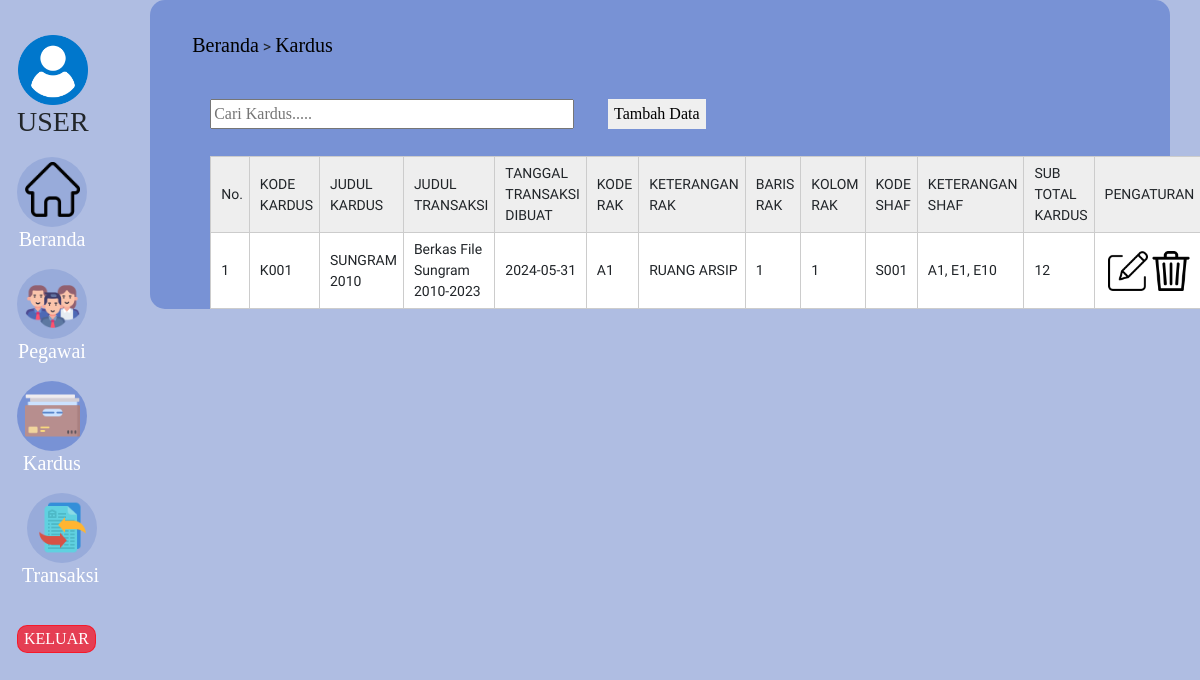
/db_arsip/kardus.php, run on the app's committed database.
### tables this page shows
CREATE TABLE `tbl_kardus` (
  `id_kardus` int(11) NOT NULL,
  `kd_kardus` varchar(50) NOT NULL,
  `judul_kardus` varchar(100) NOT NULL,
  `id_transaksi` int(11) NOT NULL,
  `id_rak` int(11) NOT NULL,
  `id_shaf` int(11) NOT NULL,
  `sub_total_kardus` int(11) NOT NULL
);

CREATE TABLE `tbl_transaksi` (
  `id_transaksi` int(11) NOT NULL,
  `kd_transaksi` varchar(50) NOT NULL,
  `judul_transaksi` varchar(200) NOT NULL,
  `tgl_diterima` date NOT NULL,
  `id_penerima` int(11) NOT NULL,
  `id_pengirim` int(11) NOT NULL,
  `jumlah_kardus` int(50) NOT NULL
);

CREATE TABLE `tbl_rak` (
  `id_rak` int(11) NOT NULL,
  `kd_rak` varchar(50) NOT NULL,
  `keterangan` varchar(100) NOT NULL,
  `baris_ke` varchar(5) NOT NULL,
  `kolom_ke` varchar(5) NOT NULL,
  `id_shaf` int(11) NOT NULL
);

CREATE TABLE `tbl_shaf` (
  `id_shaf` int(11) NOT NULL,
  `kd_shaf` varchar(10) NOT NULL,
  `kt_shaf` varchar(50) NOT NULL,
  `jumlah_baris` varchar(2) NOT NULL,
  `jumlah_kolom` varchar(2) NOT NULL
);

### db_arsip/kardus.php (the view, shortened to what this page needs)
<!DOCTYPE html>
<html>
  <head>
    <link rel="stylesheet" href="login2.css" media="screen" title="no title">
    <link href='https://unpkg.com/boxicons@2.1.4/css/boxicons.min.css' rel='stylesheet'>
    <link href="https://cdn.jsdelivr.net/npm/bootstrap@5.3.3/dist/css/bootstrap.min.css" rel="stylesheet">
    <link href="https://cdn.jsdelivr.net/npm/bootstrap@5.3.3/dist/css/bootstrap.min.css" rel="stylesheet">
    <link rel="stylesheet" href="./styles/kardus.css"/>
  </head>
  <body>
    <div class="kardus">
      <div class="kardus-sidebar" style="justify-content: center; text-align: center">
        <ul>
          <li>
            <img src="./assets/user2.png" width="70" height="70"/>
            <h3 style="font-family: DM Serif Display;">USER</h3>
          </li>
          <li>
            <a href="beranda.php">
              <div class="tombol-lingkaran" style="justify-content: center; text-align: center">
                <img style="margin-top: 5px;" src="./assets/home1.png" width="55" height="55"/>
              </div>
              <h3 style="font-weight: 400; font-size: 20px;">Beranda</h3>
            </a>
          </li>
          <li>
            <a href="pegawai.php">
              <div class="tombol-lingkaran" style="justify-content: center;">
                <img style="margin-top: 10px;" src="./assets/division1.png" width="55" height="55"/>
              </div>
              <h3 style="font-weight: 400; font-size: 20px;">Pegawai</h3>
            </a>
          </li>
          <li>
            <a href="kardus.php">
              <div class="tombol-lingkaran-klik" style="justify-content: center;">
                <img style="margin-top: 7.5px;" src="./assets/files.png" width="55" height="55"/>
              </div>
              <h3 style="font-weight: 400; font-size: 20px;">Kardus</h3>
            </a>
          </li>
          <li>
            <a href="transaksi.php">
              <div class="tombol-lingkaran" style="justify-content: center; text-align: center; margin-left: 10px">
                <img style="margin-top: 7.5px;" src="./assets/transaction1.png" width="55" height="55"/>
              </div>
              <h3 style="font-weight: 400; font-size: 20px; margin-left: 5px">Transaksi</h3>
            </a>
          </li>
          <li>
            <a href="index.php">
            <button style="background: rgba(252, 9, 24, 0.7); border: 1px solid rgba(252, 9, 24, 0.7); border-radius: 10px; color: white; margin-top: 20px;" type="submit" name="logout" class="btn-logout">KELUAR</button>
            </a>
          </li>
        </ul>
      </div>
      <div class="kotak-kardus">
        <div class="tulisan">
          <ul>
            <li>
              <p><a href="beranda.php">Beranda</a></p>
            </li>
            <li>
              <p>></p>
            </li>
            <li>
              <p><a href="kardus.php">Kardus</a></p>
            </li>
          </ul>
        </div>
        <div class="cari">
          <input style="height: 30px; width: 40%; margin: -40px 0px;" type="text" id="filter" placeholder="Cari Kardus....."></input>
          <a href="form-kardus.php">
            <button type="submit" style="text-decoration: none; color: black; margin: -50px 30px; height: 30px; border: none;">Tambah Data</button>
          </a>
        </div>
            <?php
                require_once('koneksi.php');
            ?>
                <table border="1">
                    <tr>
                    <td>No.</td>
                    <td>KODE KARDUS</td>
                    <td>JUDUL KARDUS</td>
                    <td>JUDUL TRANSAKSI</td>
                    <td>TANGGAL TRANSAKSI DIBUAT</td>
                    <td>KODE RAK</td>
                    <td>KETERANGAN RAK</td>
                    <td>BARIS RAK</td>
                    <td>KOLOM RAK</td>
                    <td>KODE SHAF</td>
                    <td>KETERANGAN SHAF</td>
                    <td>SUB TOTAL KARDUS</td>
                    <td>PENGATURAN</td>
                    </tr>
                    <?php
                    $query = mysqli_query($conn, "SELECT k.id_kardus, k.kd_kardus, k.judul_kardus, t.judul_transaksi, t.tgl_diterima, r.kd_rak, r.keterangan, r.baris_ke, r.kolom_ke, s.kd_shaf, s.kt_shaf, k.sub_total_kardus FROM tbl_kardus k
                    INNER JOIN tbl_transaksi t ON k.id_transaksi = t.id_transaksi
                    INNER JOIN tbl_rak r ON k.id_rak = r.id_rak
                    INNER JOIN tbl_shaf s ON r.id_shaf = s.id_shaf");
                    $no = 1;
                    foreach ($query as $row) :
                    ?>
                    <tr>
                    <td><?= $no++;['id_kardus'] ?></td>
                    <td><?= $row['kd_kardus']; ?></td>
                    <td><?= $row['judul_kardus']; ?></td>
                    <td><?= $row['judul_transaksi']; ?></td>
                    <td><?= $row['tgl_diterima']; ?></td>
                    <td><?= $row['kd_rak']; ?></td>
                    <td><?= $row['keterangan']; ?></td>
                    <td><?= $row['baris_ke']; ?></td>
                    <td><?= $row['kolom_ke']; ?></td>
                    <td><?= $row['kd_shaf']; ?></td>
                    <td><?= $row['kt_shaf']; ?></td>
                    <td><?= $row['sub_total_kardus']; ?></td>
                    <td align="center"><a href="edit-kardus.php?id_kardus=<?php echo $row['id_kardus']; ?>"><img src="./assets/edit1.png" style="width: 40px;" onclick="return confirm('Yakin Ingin Mengedit Data?')"></a>
                        <a href="delete-kardus.php?id_kardus=<?php echo $row['id_kardus']; ?>"><img src="./assets/trash.png" style="width: 40px;" onclick="return confirm('Yakin Ingin Menghapus Data?')"></a></td>
                    </tr>
                    <?php endforeach; ?>
      </div>
    </div>
  </body>
</html>

### db_arsip/styles/login2.css (style rules this page uses)
body { margin: 0; padding: 0; background-color: rgba(142, 162, 215, 0.7); background-size: cover; background-position: center; background-repeat: no-repeat; background-attachment: fixed; font-family: 'Inria Sans'; }

### db_arsip/styles/kardus.css (style rules this page uses)
body { margin: 0; padding: 0; background-color: rgba(142, 162, 215, 0.7); background-size: cover; background-position: center; background-repeat: no-repeat; background-attachment: fixed; font-family: 'Inria Sans'; }
.kardus-sidebar { width: 10%; height: 100%; padding: 30px; position: fixed; box-sizing: border-box; -webkit-transition: all 0.3s; -o-transition: all 0.3s; transition: all 0.3s; }
.tombol-lingkaran { background-color: rgba(152, 171, 218, 255); border-radius: 50%; justify-content: center; width: 70px; height: 70px; }
.tombol-lingkaran-klik { background-color: rgba(98, 128, 209, 0.7); border-radius: 50%; justify-content: center; align-items: center; width: 70px; height: 70px; }
.kardus-sidebar ul li { list-style: none; display: inline-block; padding: 5px; margin-left: -50px; }
.kardus-sidebar ul li a { text-decoration: none; color: white; font-family: "DM Serif Display"; }
.kardus .kotak-kardus { border-radius: 15px; background-color: rgba(98, 128, 209, 0.7); position: flex; margin-left: 150px; flex-direction: row; justify-content: center; padding: 70px 50.2px 0 60.2px; width: 85%; height: 100%; }
.tulisan { margin-left: -60px; margin-top: -50px; padding: 10px; display: flex; flex-direction: row; }
.tulisan ul li { list-style: none; display: inline-block; }
.tulisan ul li a { text-decoration: none; color: black; font-family: "DM Serif Display"; font-size: 20px; }
.cari { padding: 0; font-family: 'DM Serif Display'; }
table { width: 100%; border-collapse: collapse; margin: 30px 0px 30px; background-color: #fff; font-size: 14px; }
table tr { height: 40px; }
table td, th { padding: 6px 6px 6px 10px; border: 1px solid #ccc; }
table tr:nth-of-type(odd) { background: #eee; }

### data on the page
tbl_kardus: kd_kardus "K001", judul_kardus "SUNGRAM 2010", id_transaksi.judul_transaksi "Berkas File Sungram 2010-2023", id_transaksi.tgl_diterima "2024-05-31", id_rak.kd_rak "A1", id_rak.keterangan "RUANG ARSIP", id_rak.baris_ke "1", id_rak.kolom_ke "1", id_shaf.kd_shaf "S001", id_shaf.kt_shaf "A1, E1, E10", sub_total_kardus "12"
